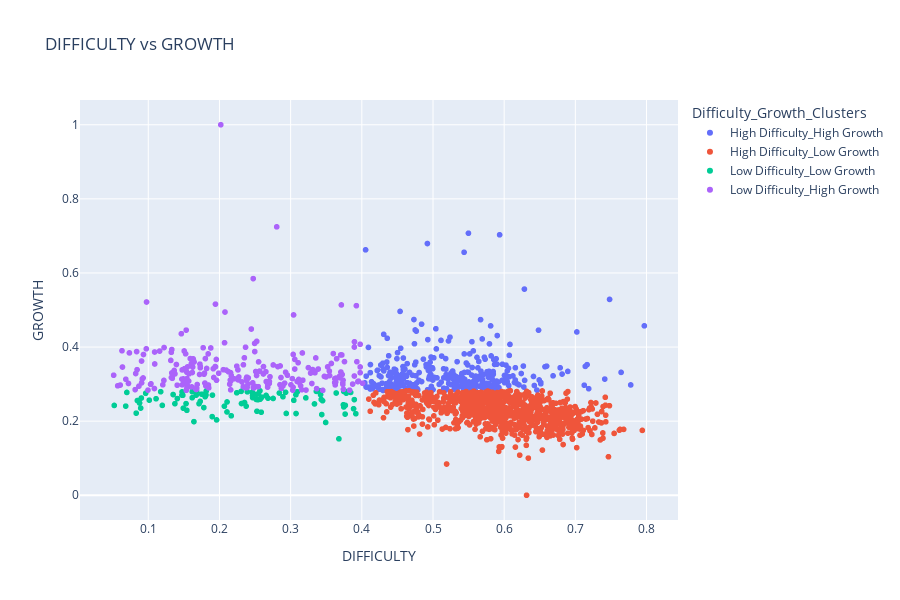

The code cell stored with this chart in its notebook:
### Code cell
data_df = pd.read_csv('dynamic_ssg_clusters.csv')

data_df['GROWTH_KME'] = data_df['GROWTH_KME'].map({1:'High Growth', 0: 'Low Growth'})
data_df['DIFFICULTY_KME'] = data_df['DIFFICULTY_KME'].map({1: 'High Difficulty', 0: 'Low Difficulty'})
data_df['GROWTH_KME'] = data_df['GROWTH_KME'].astype(str)
data_df['DIFFICULTY_KME'] = data_df['DIFFICULTY_KME'].astype(str)

# Concatenate 'VALUE_KME' and 'GROWTH_KME' for color
data_df['Difficulty_Growth_Clusters'] = data_df['DIFFICULTY_KME'] + '_' + data_df['GROWTH_KME'].astype(str)

fig = px.scatter(data_df, x='DIFFICULTY', y='GROWTH', color='Difficulty_Growth_Clusters', hover_name='LIGHTCAST_SKILL',title='DIFFICULTY vs GROWTH')
fig.update_layout(width=900, height=600) 
fig.show()

### Figure 1 — Plotly figure (JSON) as saved in the notebook; plotly's stock layout.template omitted (floating-point values rounded to 4 significant figures; data arrays with more than 128 entries replaced by an {"elided": "..."} marker saying what was removed)
{"data": [{"hovertemplate": "<b>%{hovertext}</b><br><br>Difficulty_Growth_Clusters=High Difficulty_High Growth<br>DIFFICULTY=%{x}<br>GROWTH=%{y}<extra></extra>", "hovertext": {"elided": "348 str values"}, "legendgroup": "High Difficulty_High Growth", "marker": {"color": "#636efa", "symbol": "circle"}, "mode": "markers", "name": "High Difficulty_High Growth", "showlegend": true, "type": "scattergl", "x": {"elided": "348 float values"}, "xaxis": "x", "y": {"elided": "348 float values"}, "yaxis": "y"}, {"hovertemplate": "<b>%{hovertext}</b><br><br>Difficulty_Growth_Clusters=High Difficulty_Low Growth<br>DIFFICULTY=%{x}<br>GROWTH=%{y}<extra></extra>", "hovertext": {"elided": "883 str values"}, "legendgroup": "High Difficulty_Low Growth", "marker": {"color": "#EF553B", "symbol": "circle"}, "mode": "markers", "name": "High Difficulty_Low Growth", "showlegend": true, "type": "scattergl", "x": {"elided": "883 float values"}, "xaxis": "x", "y": {"elided": "883 float values"}, "yaxis": "y"}, {"hovertemplate": "<b>%{hovertext}</b><br><br>Difficulty_Growth_Clusters=Low Difficulty_Low Growth<br>DIFFICULTY=%{x}<br>GROWTH=%{y}<extra></extra>", "hovertext": ["ethical standards and conduct", "electrical wiring", "sheet metal", "predictive maintenance", "production equipment", "production line", "machining", "fabrication", "visual inspections", "metal coating", "non-destructive testing (ndt)", "materials processing", "surface finishing", "welding", "animal handling", "track and trace", "call center experience", "customer service", "equipment maintenance", "machine setup", "preventive maintenance", "biological hazards", "chemical safety", "good manufacturing practices", "production management", "facility operations", "troubleshooting (problem solving)", "warehouse management", "furniture cleaning", "food manufacturing", "cooking", "butchering", "seafood preparation", "ingredient preparation", "pharmacist assistance", "occupational therapy", "emergency medicine", "goal-oriented", "nursing care", "nursing", "physical therapy", "health education", "health promotion", "disease prevention", "patient safety", "housekeeping", "productivity management", "employability development", "arboriculture", "pruning", "cake decorating", "landscape maintenance", "loading and unloading", "palletizing", "packaging machine operation", "warehousing", "metal forming", "painting", "print production", "inventory staging", "texturing", "injection molding", "metal fabrication", "vehicle recovery", "train operation", "traffic control", "advertisement", "mechanical drawings", "expediting orders", "shipment preparation", "product inspection", "quality improvement", "patrolling", "guarding", "teamwork", "horticulture", "power tool operation", "insurance sales", "ambulances", "cardiology", "chronic disease management", "aquaculture", "swimming pool maintenance", "hydrostatic testing", "communication", "interactive learning", "banking software", "label printing", "mathematics", "contact management systems", "microsoft word", "access controls", "optometry", "violin"], "legendgroup": "Low Difficulty_Low Growth", "marker": {"color": "#00cc96", "symbol": "circle"}, "mode": "markers", "name": "Low Difficulty_Low Growth", "showlegend": true, "type": "scattergl", "x": [0.3843, 0.246, 0.2595, 0.3213, 0.2352, 0.1781, 0.2465, 0.2466, 0.1897, 0.3782, 0.2518, 0.3884, 0.3768, 0.2309, 0.1542, 0.2375, 0.1713, 0.1174, 0.1617, 0.196, 0.2392, 0.1197, 0.2106, 0.342, 0.3418, 0.364, 0.3429, 0.3335, 0.09636, 0.2106, 0.06986, 0.1374, 0.09026, 0.08771, 0.05218, 0.3362, 0.2569, 0.1901, 0.173, 0.2243, 0.2892, 0.3747, 0.3747, 0.3741, 0.2582, 0.08469, 0.3437, 0.2938, 0.2754, 0.1811, 0.0683, 0.1673, 0.08301, 0.1014, 0.1486, 0.08932, 0.2541, 0.1617, 0.3412, 0.1473, 0.2842, 0.3766, 0.2587, 0.2305, 0.2548, 0.1641, 0.3678, 0.2527, 0.1474, 0.1348, 0.153, 0.3894, 0.1109, 0.2165, 0.3093, 0.2682, 0.1813, 0.1492, 0.1408, 0.2655, 0.3762, 0.3916, 0.1681, 0.257, 0.2929, 0.2069, 0.3492, 0.175, 0.3076, 0.3074, 0.3045, 0.2523, 0.1798, 0.3448], "xaxis": "x", "y": [0.2775, 0.2782, 0.2649, 0.2628, 0.2504, 0.2366, 0.2693, 0.2635, 0.2123, 0.2755, 0.2585, 0.2335, 0.2426, 0.2476, 0.2292, 0.2405, 0.2472, 0.2794, 0.2795, 0.2034, 0.2791, 0.2425, 0.2248, 0.2715, 0.2785, 0.2759, 0.2587, 0.2465, 0.2752, 0.2518, 0.2775, 0.2472, 0.2624, 0.249, 0.2424, 0.2804, 0.2819, 0.2703, 0.2534, 0.2765, 0.2659, 0.2383, 0.2801, 0.2442, 0.2614, 0.2556, 0.2178, 0.2208, 0.2612, 0.2707, 0.2406, 0.2702, 0.2216, 0.2566, 0.2699, 0.2352, 0.2578, 0.2631, 0.2815, 0.2702, 0.2759, 0.219, 0.2241, 0.2803, 0.2737, 0.1987, 0.1522, 0.2267, 0.279, 0.2719, 0.2473, 0.2581, 0.2604, 0.2144, 0.2792, 0.262, 0.2808, 0.2349, 0.2609, 0.2695, 0.281, 0.2201, 0.2795, 0.259, 0.2778, 0.2403, 0.1965, 0.2728, 0.2206, 0.2712, 0.2562, 0.2728, 0.266, 0.2552], "yaxis": "y"}, {"hovertemplate": "<b>%{hovertext}</b><br><br>Difficulty_Growth_Clusters=Low Difficulty_High Growth<br>DIFFICULTY=%{x}<br>GROWTH=%{y}<extra></extra>", "hovertext": {"elided": "222 str values"}, "legendgroup": "Low Difficulty_High Growth", "marker": {"color": "#ab63fa", "symbol": "circle"}, "mode": "markers", "name": "Low Difficulty_High Growth", "showlegend": true, "type": "scattergl", "x": {"elided": "222 float values"}, "xaxis": "x", "y": {"elided": "222 float values"}, "yaxis": "y"}], "layout": {"height": 600, "legend": {"title": {"text": "Difficulty_Growth_Clusters"}, "tracegroupgap": 0}, "title": {"text": "DIFFICULTY vs GROWTH"}, "width": 900, "xaxis": {"anchor": "y", "domain": [0, 1], "title": {"text": "DIFFICULTY"}}, "yaxis": {"anchor": "x", "domain": [0, 1], "title": {"text": "GROWTH"}}}}
